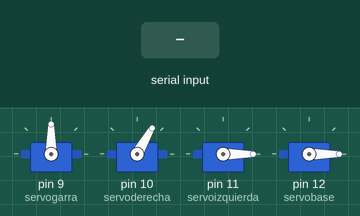
A sketch run on a simulated Arduino Uno, built with avr-gcc and run on an emulated ATmega328P. On the bench: 4 × servo. The inputs (shaded band) are chosen by the test bench. What the sketch prints to the serial monitor is not drawn.

Above: at 1.2 s.
1.3 s: "a" received over Serial
At 2.0 s:
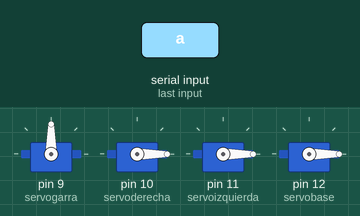
2.8 s: "q" received over Serial
At 3.1 s:
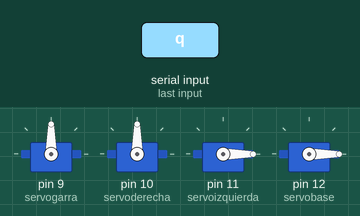
4.3 s: "s" received over Serial
At 5.5 s:
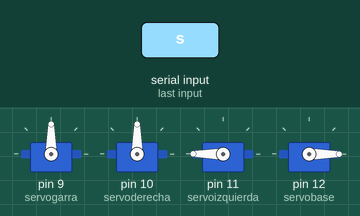
5.8 s: "z" received over Serial
At 6.6 s:
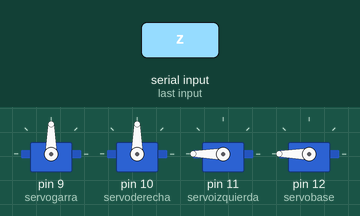
7.3 s: "w" received over Serial
At 7.8 s:
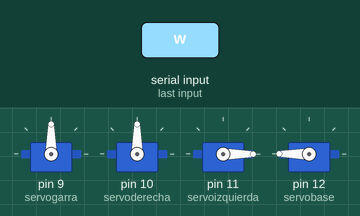
8.8 s: "x" received over Serial
At 10.1 s:
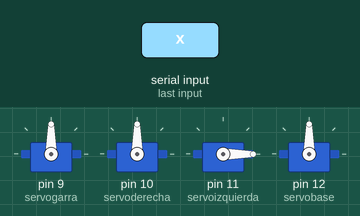
Timing chart, 0 to 11.3 s (numbered marks = the images above; inputs shaded):
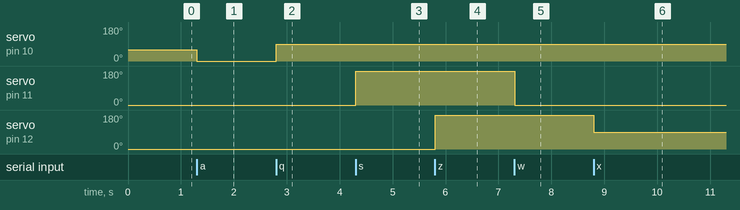

The sketch:

BRAZO_ROBOTICO.ino
```cpp
#include <Servo.h>

Servo servoderecha;//servo lado derecho
Servo servoizquierda;//servo lado izquierdo
Servo servogarra;//servo de la garra
Servo servobase;//servo de la base


int val;

void setup() {

  servoderecha.write(60);
  servogarra.attach(9);
  servoderecha.attach(10);
  servoizquierda.attach(11);
  servoizquierda.write(0);
  servobase.attach(12);
  servobase.write(0);
  Serial.begin(9600);
}
void loop() {
Serial.println(servoderecha.read());
  val = Serial.read();

if(val=='a'){
servoderecha.write(0);
delay(20);}
  if(val=='q'){
  servoderecha.write(90);
  delay(20);}
    if(val=='w'){
    servoizquierda.write(0);
    delay(20);}
      if(val=='s'){
      servoizquierda.write(180);
      delay(20);}
        if(val=='c'){
        servobase.write(0);
        delay(20);}
          if(val=='z'){
          servobase.write(180);
          delay(20);}
            if(val=='x'){
            servobase.write(90);
            delay(20);}

  if(val=='1'){
  servogarra.write(30);
  delay(20);

}
  if(val=='2'){
    servogarra.write(90);
    delay(20);

    }

  }
```

Measured:
- after the input at 1.3 s, servo on pin 10 (servoderecha): 60° → 0° at once
- after the input at 2.8 s, servo on pin 10 (servoderecha): 0° → 90° at once
- after the input at 4.3 s, servo on pin 11 (servoizquierda): 0° → 180° at once
- after the input at 5.8 s, servo on pin 12 (servobase): 0° → 180° at once
- after the input at 7.3 s, servo on pin 11 (servoizquierda): 180° → 0° at once
- after the input at 8.8 s, servo on pin 12 (servobase): 180° → 90° at once
